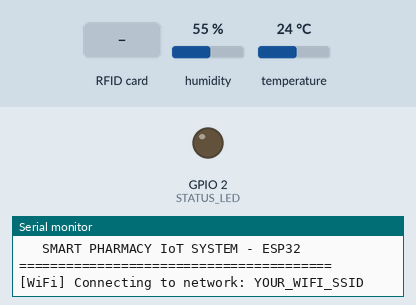
Recording of a sketch running on a simulated ESP32. Shown: output pins drawn as LEDs (lit = HIGH), the last lines printed to the serial monitor. The test bench sets the inputs (shaded band); at power-on: humidity 55 %, temperature 24 °C. WiFi joins after 1.5 s; servers stay silent unless stated; uploads are accepted with an empty reply.

Above: at 1.1 s.
At 5.0 s:
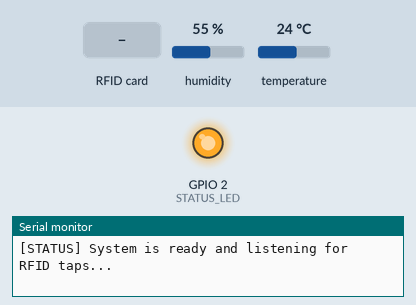
5.1 s: RFID card 5E 7A 19 C4 held to the reader
At 6.4 s:
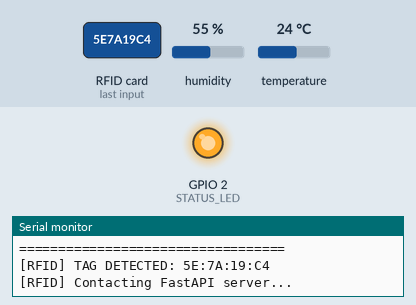
Timing chart, 0 to 8.1 s (numbered marks = the images above; inputs shaded):
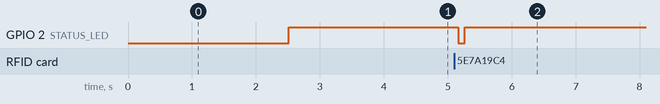

The sketch:

smart_pharmacy.ino
```cpp
/*
 * ============================================================================
 * SMART PHARMACY IoT SYSTEM - ESP32 FIRMWARE
 * ============================================================================
 * Board: ESP32 DevKit
 *
 * Hardware Connections:
 * RC522 RFID Reader (SPI):
 *   - VCC  -> 3.3V (DO NOT USE 5V!)
 *   - GND  -> GND
 *   - RST  -> GPIO 22
 *   - SDA  -> GPIO 5  (SS)
 *   - MOSI -> GPIO 23
 *   - MISO -> GPIO 19
 *   - SCK  -> GPIO 18
 *   - IRQ  -> Not Connected
 *
 * DHT22 Temperature & Humidity Sensor:
 *   - VCC (+) -> 3.3V
 *   - OUT     -> GPIO 27 (Internal pullup enabled)
 *   - GND (-) -> GND
 *
 * Libraries:
 *   - MFRC522 by GithubCommunity
 *   - DHT sensor library by Adafruit
 *   - Adafruit Unified Sensor
 *   - ArduinoJson
 * ============================================================================
 */

#include <WiFi.h>
#include <HTTPClient.h>
#include <SPI.h>
#include <MFRC522.h>
#include <DHT.h>
#include <ArduinoJson.h>

// ----------------- CONFIGURATION -----------------
const char* WIFI_SSID     = "YOUR_WIFI_SSID";
const char* WIFI_PASSWORD = "YOUR_WIFI_PASSWORD";

// FastAPI Backend URL (Replace with your computer's LAN IP)
const char* SERVER_BASE_URL = "http://192.168.1.100:8000";

// ThingSpeak IoT Telemetry Configuration (Optional direct send)
const char* THINGSPEAK_API_KEY = "YOUR_THINGSPEAK_WRITE_KEY";
const bool  SEND_DIRECT_THINGSPEAK = false;

// ----------------- HARDWARE PINS -----------------
#define SS_PIN    5   // RC522 SDA / SS
#define RST_PIN   22  // RC522 RST
#define DHTPIN    27  // DHT22 Data Out
#define DHTTYPE   DHT22

#define STATUS_LED 2  // Onboard blue LED

// ----------------- OBJECT INITIALIZATION ---------
MFRC522 rfid(SS_PIN, RST_PIN);
DHT dht(DHTPIN, DHTTYPE);

// ----------------- TIMERS ------------------------
unsigned long lastSensorReadTime = 0;
const unsigned long SENSOR_INTERVAL = 10000; // Read DHT22 every 10 seconds
unsigned long lastWiFiCheckTime = 0;
const unsigned long WIFI_CHECK_INTERVAL = 10000;

// ----------------- HELPER FUNCTIONS --------------
void connectWiFi() {
  if (WiFi.status() == WL_CONNECTED) return;

  Serial.println("\n[WiFi] Connecting to network: " + String(WIFI_SSID));
  WiFi.mode(WIFI_STA);
  WiFi.setAutoReconnect(true);
  WiFi.begin(WIFI_SSID, WIFI_PASSWORD);

  int attempts = 0;
  while (WiFi.status() != WL_CONNECTED && attempts < 40) {
    delay(500);
    Serial.print(".");
    attempts++;
  }
  Serial.println();

  if (WiFi.status() == WL_CONNECTED) {
    Serial.println("[WiFi] Connected successfully!");
    Serial.print("[WiFi] ESP32 IP: ");
    Serial.println(WiFi.localIP());
    Serial.print("[WiFi] Signal RSSI: ");
    Serial.print(WiFi.RSSI());
    Serial.println(" dBm");
    digitalWrite(STATUS_LED, HIGH);
  } else {
    Serial.println("[WiFi] Connection failed! Current Status code: " + String(WiFi.status()));
    digitalWrite(STATUS_LED, LOW);
  }
}

String formatUID(byte *buffer, byte bufferSize) {
  String uidStr = "";
  for (byte i = 0; i < bufferSize; i++) {
    if (buffer[i] < 0x10) uidStr += "0";
    uidStr += String(buffer[i], HEX);
    if (i < bufferSize - 1) uidStr += ":";
  }
  uidStr.toUpperCase();
  return uidStr;
}

void sendSensorData(float temp, float hum) {
  if (WiFi.status() != WL_CONNECTED) {
    Serial.println("[Sensor] WiFi disconnected. Skipping upload.");
    return;
  }

  Serial.println("\n[DHT22] Reading -> Temp: " + String(temp, 1) + " C | Humidity: " + String(hum, 1) + " %");

  WiFiClient client;
  HTTPClient http;
  String url = String(SERVER_BASE_URL) + "/api/sensor";

  if (!http.begin(client, url)) {
    Serial.println("[HTTP] Unable to connect to host: " + url);
    return;
  }
  http.addHeader("Content-Type", "application/json");

  JsonDocument doc;
  doc["temperature"] = temp;
  doc["humidity"]    = hum;

  String requestBody;
  serializeJson(doc, requestBody);

  int httpCode = http.POST(requestBody);

  if (httpCode == 200) {
    Serial.println("[HTTP 200] >> Sensor telemetry synced to Dashboard & PostgreSQL!");
  } else {
    Serial.print("[HTTP ERROR] Sensor upload status code: ");
    Serial.println(httpCode > 0 ? String(httpCode) : http.errorToString(httpCode));
  }
  http.end();

  if (SEND_DIRECT_THINGSPEAK && String(THINGSPEAK_API_KEY) != "YOUR_THINGSPEAK_WRITE_KEY") {
    WiFiClient tsClient;
    HTTPClient tsHttp;
    String tsUrl = "http://api.thingspeak.com/update?api_key=" + String(THINGSPEAK_API_KEY) +
                   "&field1=" + String(temp, 1) + "&field2=" + String(hum, 1);
    if (tsHttp.begin(tsClient, tsUrl)) {
      tsHttp.GET();
      tsHttp.end();
    }
  }
}

void sendRFIDScan(String uid) {
  Serial.println("\n==================================");
  Serial.println("[RFID] TAG DETECTED: " + uid);
  Serial.println("[RFID] Contacting FastAPI server...");

  if (WiFi.status() != WL_CONNECTED) {
    Serial.println("[RFID ERROR] WiFi disconnected. Cannot record scan.");
    return;
  }

  // Quick blink for scan feedback
  digitalWrite(STATUS_LED, LOW);
  delay(100);
  digitalWrite(STATUS_LED, HIGH);

  WiFiClient client;
  HTTPClient http;
  String url = String(SERVER_BASE_URL) + "/api/rfid/scan";

  if (!http.begin(client, url)) {
    Serial.println("[HTTP] Failed to initiate connection to: " + url);
    return;
  }
  http.addHeader("Content-Type", "application/json");

  JsonDocument doc;
  doc["uid"] = uid;

  String requestBody;
  serializeJson(doc, requestBody);

  int httpCode = http.POST(requestBody);

  if (httpCode == 200) {
    String response = http.getString();
    JsonDocument respDoc;
    DeserializationError error = deserializeJson(respDoc, response);

    if (!error) {
      bool success = respDoc["success"] | false;
      const char* msg = respDoc["message"] | "";

      if (success) {
        Serial.println("\n[SERVER RESPONSE] SALE PROCESSED!");
        Serial.print("Medicine:  ");
        Serial.println(respDoc["medicine"].as<const char*>());
        Serial.print("Batch:     ");
        Serial.println(respDoc["batch"].as<const char*>());
        Serial.print("Remaining: ");
        Serial.println(respDoc["remaining_quantity"].as<int>());
        Serial.println("==================================\n");
      } else {
        if (strcmp(msg, "Unknown RFID tag") == 0) {
          Serial.println("\n[SERVER RESPONSE] UNKNOWN RFID TAG (Assign it first in Dashboard)\n");
        } else if (strcmp(msg, "Medicine out of stock") == 0) {
          Serial.println("\n[SERVER RESPONSE] OUT OF STOCK\n");
        } else {
          Serial.print("\n[SERVER RESPONSE] SCAN REJECTED: ");
          Serial.println(msg);
          Serial.println();
        }
      }
    }
  } else if (httpCode > 0) {
    Serial.print("[HTTP ERROR] Server returned code: ");
    Serial.println(httpCode);
  } else {
    Serial.print("[HTTP ERROR] Connection failed: ");
    Serial.println(http.errorToString(httpCode).c_str());
  }

  http.end();
}

// ----------------- SETUP -------------------------
void setup() {
  Serial.begin(115200);
  delay(1000);

  pinMode(STATUS_LED, OUTPUT);
  digitalWrite(STATUS_LED, LOW);

  Serial.println("\n========================================");
  Serial.println("   SMART PHARMACY IoT SYSTEM - ESP32   ");
  Serial.println("========================================\n");

  // 1. Connect WiFi
  connectWiFi();

  // 2. Initialize DHT22 with internal pullup enabled on GPIO 27
  pinMode(DHTPIN, INPUT_PULLUP);
  dht.begin();
  delay(1000);

  // 3. Test DHT sensor read
  float t = dht.readTemperature();
  float h = dht.readHumidity();
  if (!isnan(t) && !isnan(h)) {
    Serial.println("[DHT22] Initial read successful: " + String(t, 1) + " C, " + String(h, 1) + " %");
    sendSensorData(t, h); // Immediately push initial telemetry on boot
  } else {
    Serial.println("[DHT22 WARNING] Sensor returned NaN. Check GPIO 27 wiring and 3.3V power.");
    // Send a boot handshake to FastAPI anyway to verify network reachability
    if (WiFi.status() == WL_CONNECTED) {
      Serial.println("[BOOT] Sending initial baseline test to verify FastAPI server connection...");
      sendSensorData(25.0, 50.0);
    }
  }

  // 4. Initialize RC522 SPI
  SPI.begin(18, 19, 23, 5); // SCK, MISO, MOSI, SS
  rfid.PCD_Init();
  delay(100);

  Serial.println("\n[RC522] RFID Reader initialized on GPIO 5 (SS) / 22 (RST).");
  Serial.println("[STATUS] System is ready and listening for RFID taps...\n");
}

// ----------------- MAIN LOOP ---------------------
void loop() {
  unsigned long currentMillis = millis();

  // 1. WiFi Connection Monitor
  if (currentMillis - lastWiFiCheckTime >= WIFI_CHECK_INTERVAL) {
    lastWiFiCheckTime = currentMillis;
    if (WiFi.status() != WL_CONNECTED) {
      Serial.println("[WiFi] Lost connection! Reconnecting...");
      connectWiFi();
    }
  }

  // 2. Read Climate Sensors every 10s
  if (currentMillis - lastSensorReadTime >= SENSOR_INTERVAL) {
    lastSensorReadTime = currentMillis;

    float temperature = dht.readTemperature();
    float humidity    = dht.readHumidity();

    if (!isnan(temperature) && !isnan(humidity)) {
      sendSensorData(temperature, humidity);
    } else {
      Serial.println("[DHT22 WARNING] Reading failed (NaN). Check GPIO 27 connection.");
    }
  }

  // 3. Check for RFID Card Tap
  if (!rfid.PICC_IsNewCardPresent()) {
    delay(50);
    return;
  }

  if (!rfid.PICC_ReadCardSerial()) {
    delay(50);
    return;
  }

  String uid = formatUID(rfid.uid.uidByte, rfid.uid.size);
  sendRFIDScan(uid);

  rfid.PICC_HaltA();
  rfid.PCD_StopCrypto1();

  delay(1500); // Debounce delay
}
```

Measured:
- after the input at 5.1 s, GPIO 2 (STATUS_LED): HIGH → LOW after 0.06 s, → HIGH 0.10 s later
